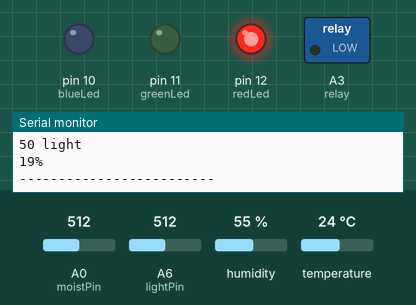
The sketch below on a simulated Arduino Nano, built with avr-gcc and run on an emulated ATmega328P. Shown: switched loads named in the sketch (green lamp = pin HIGH), output pins drawn as LEDs (lit = HIGH), the last lines printed to the serial monitor. The test bench sets the inputs (shaded band); at power-on: A0 (moistPin) = 512, A6 (lightPin) = 512, humidity 55 %, temperature 24 °C.

Above: at 7.8 s.
7.9 s: A0 (moistPin) set to 378
9.4 s: A0 (moistPin) set to 362
At 10.6 s:
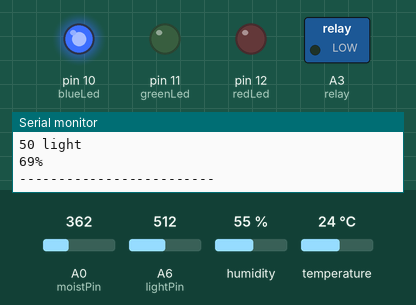
11.0 s: A0 (moistPin) set to 319
12.5 s: A0 (moistPin) set to 298
At 13.3 s:
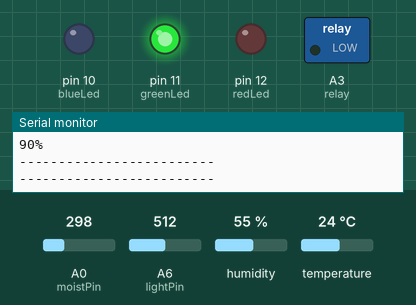
Timing chart, 0 to 15.2 s (numbered marks = the images above; inputs shaded):
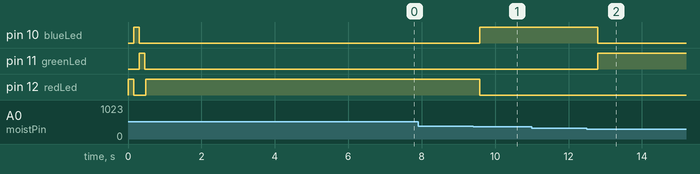

Measured:
- the behaviour switches between 370 and 369 on A0 (moistPin) (found by bisection; images 0 and 1)
- the behaviour switches between 313 and 312 on A0 (moistPin) (found by bisection; images 1 and 2)
- after the input at 9.4 s, pin 10 (blueLed): LOW → HIGH after 0.18 s; pin 12 (redLed): HIGH → LOW after 0.18 s
- after the input at 12.5 s, pin 10 (blueLed): HIGH → LOW after 0.29 s; pin 11 (greenLed): LOW → HIGH after 0.29 s

The sketch:

BigPlant.ino
```cpp
//THINGSPEAK
#define IP "184.106.153.149"                        // IP address of thingspeak.com
String GET = "GET /update?key=W48RXBQH6XJOLHK4";    // replace with your channel key

//ESP-01
#include <SoftwareSerial.h>
SoftwareSerial esp8266Module( 3, 2 ); // RX, TX
#define DEBUG 0
String network = "MOVISTAR_A334";                            // your access point SSID
String password = "navidad2015";                  // your wifi Access Point password

//DHT-22
#include <DHT.h>
#define DHTPIN 7
#define DHTTYPE DHT22
DHT dht(DHTPIN, DHTTYPE);

//PINS
const int redLed = 12;
const int greenLed = 11;
const int blueLed = 10;
const int moistPin = A0;
const int relay = A3;
const int lightPin = A6;

//DATA VALUES
int soil, light, cont = 0;
double airTemp, airHum, hi;

//CONTROL PARAMETERS
#define WET_SOIL 85
#define DRY_SOIL 66
#define PUMP_TIME 10
#define DELAY 300000

void setup() {
  dht.begin();

  Serial.begin(9600);
  esp8266Module.begin(11520);

  pinMode(greenLed, OUTPUT);
  pinMode(blueLed, OUTPUT);
  pinMode(redLed, OUTPUT);
  pinMode(moistPin, INPUT);
  pinMode(relay, OUTPUT);
  pinMode(lightPin, INPUT);
  ledInit();
}

void loop() {
  if (cont < 100) {
    readSensors();
    displayValues();
    leds();
    delay(500);
    cont++;
  } else {
    readSensors();
    displayValues();

    if (light <= 30 && soil <= DRY_SOIL) {
      water(PUMP_TIME);
      readSensors();
    }

    //writeThingSpeak();

    leds();
    delay(DELAY);
  }


}

void writeThingSpeak() {
  delay(50);
  digitalWrite(redLed, HIGH);
  digitalWrite(blueLed, HIGH);
  digitalWrite(greenLed, LOW);
  updateTemp(String(soil), String(airTemp), String(light), String(airHum), String(hi));
  leds();

  delay(20000);
}

void readSensors() {
  airTemp = dht.readTemperature();
  airHum = dht.readHumidity();
  soil = map(analogRead(moistPin), 570, 270, 0, 100);
  light = map(analogRead(lightPin), 0, 1023, 0, 100);
  hi = dht.computeHeatIndex(airTemp, airHum, false);
}

void displayValues() {
  Serial.println("-------------------------");
  Serial.print(airTemp);
  Serial.println("ºC");
  Serial.print(hi);
  Serial.println("ºC");
  Serial.print(airHum);
  Serial.println("%");
  Serial.print(light);
  Serial.println(" light");
  Serial.print(soil);
  Serial.println("%");
  Serial.println("-------------------------");
}

void water(int s) {
  digitalWrite(redLed, HIGH);
  digitalWrite(greenLed, HIGH);
  digitalWrite(blueLed, HIGH);
  digitalWrite(relay, HIGH);
  delay(s * 1000);
  digitalWrite(relay, LOW);
  leds();
}

void leds() {
  if (soil <= DRY_SOIL) {
    digitalWrite(redLed, HIGH);
    digitalWrite(greenLed, LOW);
    digitalWrite(blueLed, LOW);
  }
  if (soil > DRY_SOIL && soil <= WET_SOIL) {
    digitalWrite(redLed, LOW);
    digitalWrite(greenLed, LOW);
    digitalWrite(blueLed, HIGH);
  }
  if (soil > WET_SOIL) {
    digitalWrite(redLed, LOW);
    digitalWrite(greenLed, HIGH);
    digitalWrite(blueLed, LOW);
  }
}

void ledInit() {
  digitalWrite(redLed, HIGH);
  delay(150);
  digitalWrite(redLed, LOW);
  digitalWrite(blueLed, HIGH);
  delay(150);
  digitalWrite(blueLed, LOW);
  digitalWrite(greenLed, HIGH);
  delay(150);
  digitalWrite(greenLed, LOW);
}

void setupEsp8266()
{
  Serial.println("Setting up ESP . . .");

  Serial.println("Reseting esp8266");

  esp8266Module.flush();
  esp8266Module.println(F("AT+RST"));
  delay(7000);
  if (esp8266Module.find("OK"))
  {

    Serial.println("Found OK");
    Serial.println("Changing espmode");

    esp8266Module.flush();
    changingMode();
    delay(5000);
    esp8266Module.flush();
    connectToWiFi();
  }
  else
  {
    Serial.println("OK not found");
  }
}

//-------------------------------------------------------------------
// Following function sets esp8266 to station mode
//-------------------------------------------------------------------
bool changingMode()
{
  Serial.println("Changing mode . . .");
  esp8266Module.println(F("AT+CWMODE=1"));
  if (esp8266Module.find("OK"))
  {
    Serial.println("Mode changed");
    return true;
  }
  else if (esp8266Module.find("NO CHANGE")) {
    Serial.println("Already in mode 1");
    return true;
  }
  else
  {
    Serial.println("Error while changing mode");
    return false;
  }
}

//-------------------------------------------------------------------
// Following function connects esp8266 to wifi access point
//-------------------------------------------------------------------
bool connectToWiFi()
{
  Serial.println("Connecting to WiFi . . .");
  Serial.println("inside connectToWiFi");
  String cmd = F("AT+CWJAP=\"");
  cmd += network;
  cmd += F("\",\"");
  cmd += password;
  cmd += F("\"");
  esp8266Module.println(cmd);
  delay(15000);

  if (esp8266Module.find("OK"))
  {
    Serial.println("Connected to Access Point");
    return true;
  }
  else
  {
    Serial.println("Could not connect to Access Point");
    return false;
  }
}

//-------------------------------------------------------------------
// Following function sends sensor data to thingspeak.com
//-------------------------------------------------------------------
void updateTemp(String voltage1, String voltage2, String voltage3, String voltage4, String voltage5)
{
  digitalWrite(redLed, HIGH);
  digitalWrite(blueLed, HIGH);
  digitalWrite(greenLed, LOW);

  Serial.println("Updating values . . .");
  String cmd = "AT+CIPSTART=\"TCP\",\"";
  cmd += IP;
  cmd += "\",80";
  esp8266Module.println(cmd);
  delay(5000);
  if (esp8266Module.find("Error")) {
    Serial.println("ERROR while SENDING");
    return;
  }
  cmd = GET + "&field1=" + voltage1 + "&field2=" + voltage2 + "&field3=" + voltage3 + "&field4=" + voltage4 + "&field5=" + voltage5 + "\r\n";
  esp8266Module.print("AT+CIPSEND=");
  esp8266Module.println(cmd.length());
  delay(15000);
  if (esp8266Module.find(">"))
  {
    esp8266Module.print(cmd);
    Serial.println("Data sent");
  } else
  {
    esp8266Module.println("AT+CIPCLOSE");
    Serial.println("Connection closed");
  }
}
```
